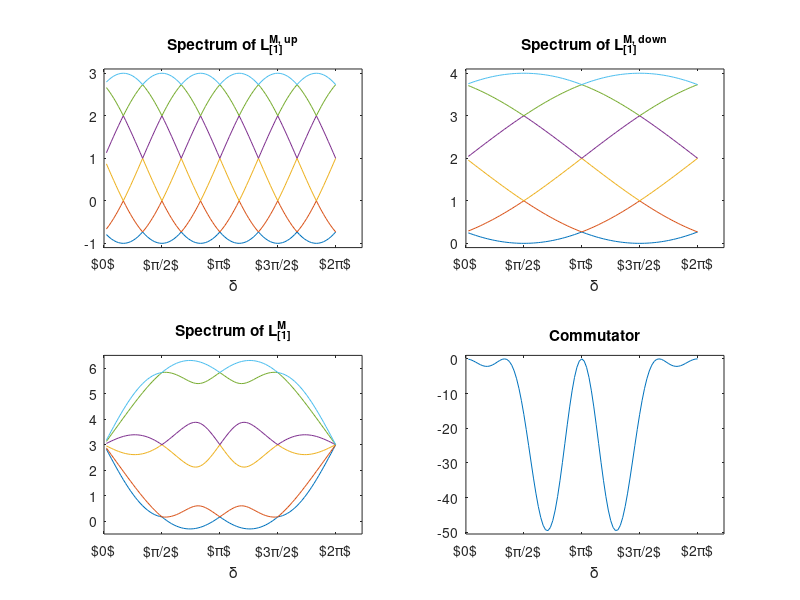

Write the MATLAB code that produced this figure. (Note: this script raises an error after producing the figure.)
% Triangle 1->2, 2->3, 1->3 and 1->2->3
clear
close all
%%% B1
% edges {1, 2}, {2, 3}, {1, 3}
B1 = [-1   0   -1 ; 
       1   -1   0 ; 
       0   1   1 ];

%%% B2
B2 = [ 1 ;
       1 ;
       -1 ];

%% Undirected Version

% Hodge Laplacian
L0u = B1 * B1'; % 0-up Laplacian
L1d = B1' * B1; % 1-up Laplacian, n_edge * n_edge matrix
L1u = B2 * B2'; % 1-up Laplacian, n_edge * n_edge matrix
L2d = B2' * B2; % 2-down Laplacian, n_triangle * n_triangle matrix

% The undirected infered adjacency matrix
A0u = diag(diag(L0u)) - L0u; % this is the same as the standard adjacency matrix for standard graph
D1u = diag(diag(L1u));
A1u = D1u - L1u; % infered adjacency between edges
D1u_mod = sum(abs(A1u), 2); % modified 1-up degree matrix


D1d = diag(diag(L1d));
A1d = D1d - L1d; % infered adjacency between edges
D1d_mod = sum(abs(A1d), 2); % modified 1-down degree matrix

%%
% Triangle slight frustration 1->2, 2->3, 3->1 and 3->2->1
Lup=zeros(6,6);
Ldown=zeros(6,6);

i1 = 1i;

max_step = 96;
% Triangle 1->2, 2->3, 3->1 and 1->2->3
x_grid = (2*pi/max_step) * linspace(1,max_step, max_step);
for n=1:max_step
    
    delta=(2*pi/max_step)*n;
    
    Lup(1,:)=[1, 0,                 0, i1*exp(i1*delta),   exp(-i1*delta), 0];
    Lup(2,:)=[0, 1,                 -i1*exp(i1*delta), 0,    0, exp(-i1*delta)];
    Lup(3,:)=[0, i1*exp(-i1*delta),    1,0,                -exp(i1*delta), 0];
    Lup(4,:)=[-i1*exp(-i1*delta), 0,     0,1,                 0, exp(i1*delta)];
    Lup(5,:)=[exp(i1*delta), 0,     -exp(-i1*delta), 0,      1,0];
    Lup(6,:)=[0, exp(i1*delta),     0, exp(-i1*delta),       0,1];
    
    
    Ldown(1,:)=[2,0,               0,-i1,   -exp(i1*delta), 0];
    Ldown(2,:)=[0,2,               i1,0,    0, -exp(i1*delta)];
    
    Ldown(3,:)=[0,-i1,             2,0,     1,0];
    Ldown(4,:)=[i1,0,              0,2,     0,-1];
    
    Ldown(5,:)=[-exp(-i1*delta),0,   1,0,     2,0];
    Ldown(6,:)=[0,-exp(-i1*delta),   0,-1,     0,2];
    
    commutator(n)=sum(sum((Lup*Ldown-Ldown*Lup).^2));
    lambda_up(n,:)=sort(eig((Lup)));
    lambda_down(n,:)=sort(eig((Ldown)));
    lambda_L(n,:)=sort(eig((Lup+Ldown)));
    hodge_norm1(n) = norm(Lup*Ldown,"fro"); % calculate  
    hodge_norm2(n) = norm(Ldown*Lup,"fro"); % calculate  


end

figure

subplot(2,2,1);
plot(x_grid, lambda_up(:,1))
hold on 
plot(x_grid, lambda_up(:,2))
plot(x_grid, lambda_up(:,3))
plot(x_grid, lambda_up(:,4))
plot(x_grid, lambda_up(:,5))
plot(x_grid, lambda_up(:,6))
hold off
title('Spectrum of L_{[1]}^{M, up}');
xticks([0 pi/2 pi 3*pi/2 2*pi])
xticklabels({'$0$', '$\pi/2$', '$\pi$', '$3\pi/2$', '$2\pi$'})
ylim([-1.1 3.1])
% Add a label to the x-axis
xlabel('\delta')

subplot(2,2,2);
plot(x_grid, lambda_down(:,1))
hold on 
plot(x_grid, lambda_down(:,2))
plot(x_grid, lambda_down(:,3))
plot(x_grid, lambda_down(:,4))
plot(x_grid, lambda_down(:,5))
plot(x_grid, lambda_down(:,6))
hold off
title('Spectrum of L_{[1]}^{M, down}');
xticks([0 pi/2 pi 3*pi/2 2*pi])
xticklabels({'$0$', '$\pi/2$', '$\pi$', '$3\pi/2$', '$2\pi$'})
ylim([-0.1 4.1])
% Add a label to the x-axis
xlabel('\delta')

subplot(2,2,3);
plot(x_grid, lambda_L(:,1))
hold on 
plot(x_grid, lambda_L(:,2))
plot(x_grid, lambda_L(:,3))
plot(x_grid, lambda_L(:,4))
plot(x_grid, lambda_L(:,5))
plot(x_grid, lambda_L(:,6))
hold off
title('Spectrum of L_{[1]}^{M}');
xticks([0 pi/2 pi 3*pi/2 2*pi])
xticklabels({'$0$', '$\pi/2$', '$\pi$', '$3\pi/2$', '$2\pi$'})
ylim([-0.5 6.5])
% Add a label to the x-axis
xlabel('\delta')

subplot(2,2,4);
plot(x_grid, commutator)
title('Commutator');
xticks([0 pi/2 pi 3*pi/2 2*pi])
xticklabels({'$0$', '$\pi/2$', '$\pi$', '$3\pi/2$', '$2\pi$'})
ylim([-50.5 1])
% Add a label to the x-axis
xlabel('\delta')
%set(gca, 'FontSize', 14);

lines = findall(gcf, 'Type', 'line');
% Loop through each line and set color to blue
for i = 1:numel(lines)
    lines(i).Color =  [0, 0.4470, 0.7410];
end


saveas(gcf, 'plots\case3.eps', 'epsc');


V = [1 2 3];
% Edge list
E = [1 2; 2 3; 1 3]; 
% Triangle list
T = [1 2 3];

[Lup2, Ldown2] = constructMagneticLaplacian(V, E, T, delta, L1u, L1d);
